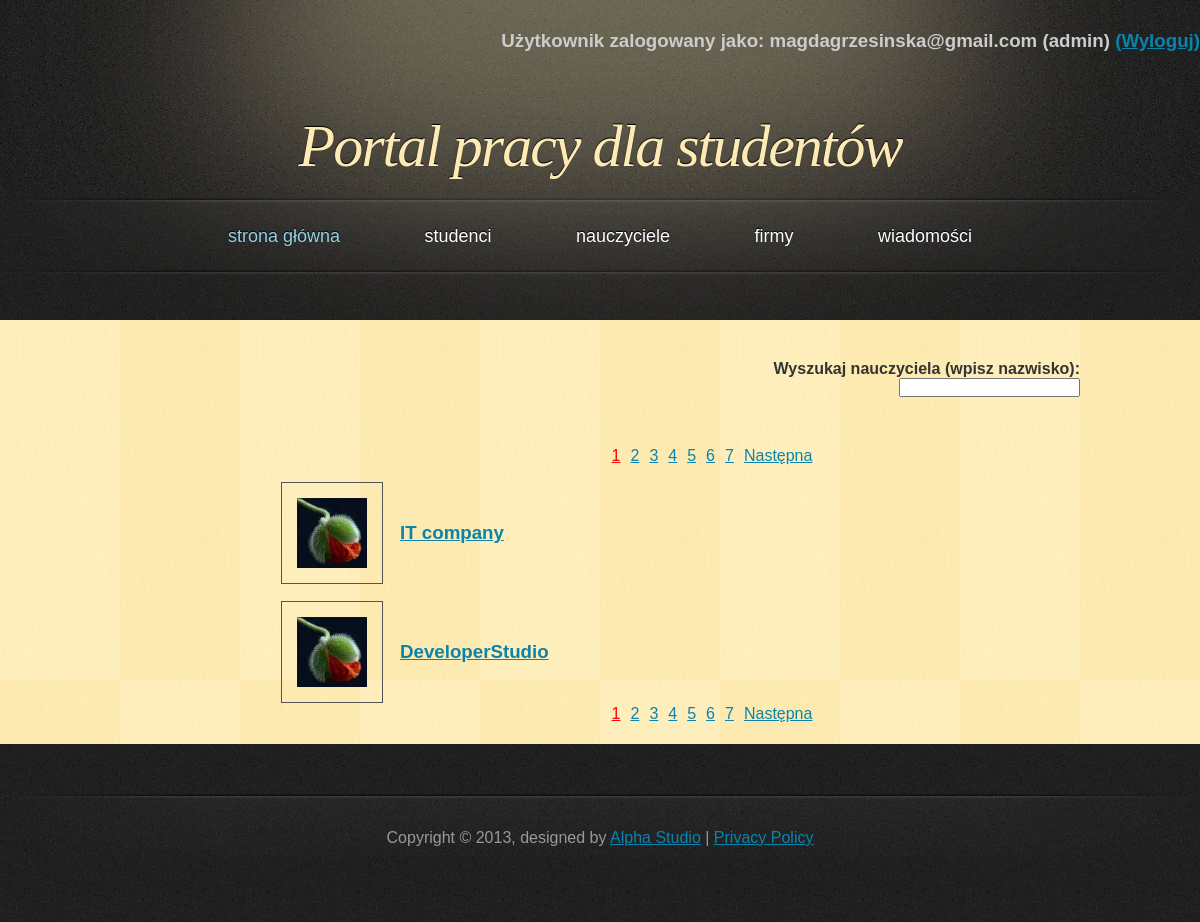
The app's page /PortalPracy/php/list_company.php (signed in) with its own data.
### tables this page shows
CREATE TABLE IF NOT EXISTS `company` (
  `company_id` int(11) NOT NULL AUTO_INCREMENT,
  `name` varchar(50) NOT NULL,
  `address` varchar(50) NOT NULL,
  `telephone` varchar(11) NOT NULL,
  `e_mail` varchar(50) NOT NULL,
  `password` varchar(100) NOT NULL,
  `active` tinyint(1) NOT NULL,
  `account_create_date` date NOT NULL,
  `photoname` varchar(30) NOT NULL,
  PRIMARY KEY (`company_id`)
);

### PortalPracy/php/classDatabase.php (called while the page is built, shortened)
<?php
class Database {
    private $db;
    function __construct() {
        $this->server = 'localhost';
        $this->user = 'root';
        $this->password = '';
        $this->basename = 'data_base';
        $this->db = new mysqli($this->server, $this->user, $this->password, $this->basename);
        if ($this->db->connect_error) {
            die('Blad polaczenia z baza danych (' . $this->db->connect_errno . ') ' . $this->db->connect_error);
        } else {
            $this->db->query("SET NAMES 'utf8'");
        }
    }
    function get_company_list($start, $onpage) {
        if ($result = $this->db->query("SELECT * FROM `company` LIMIT $start, $onpage")) {
            return $result;
        }
    }
    function get_company_number() {
        if ($result = $this->db->query("SELECT * FROM `company`")) {
            $all = $result->num_rows;
        }
        return $all;
    }
}

### PortalPracy/php/list_company.php (the view, shortened to what this page needs)
<!DOCTYPE html>
<html>
    <head>
        <link href="../css/style.css" rel="stylesheet" type="text/css" />
    </head>
    <body>
        <div id="header">
            <?php
            include_once 'classPage.php';
            $page = new Page;
            $page->dologinfo();
            ?>
            <h1><a href="index.php">Portal pracy dla studentów</a></h1>
        </div>
        <?php
        $page->domenu();
        ?>
        <div id="main">
            <div id="content">
                <?php
                if (isset($_SESSION['name'])) {
                    ?>
                    <div class="search">
                        <h4>Wyszukaj nauczyciela (wpisz nazwisko):</h4>
                        <form>
                            <span class='tooltips'><input type="text" onkeyup="show_hint(this.value, 'hint_teacher.php?q=')">
                            </span>
                        </form>
                    </div>
                    <?php
                    include_once 'classDatabase.php';
                    $db = new Database();
                    $onpage = 2;
                    $all = $db->get_company_number();
                    $start = $page->dopaging($onpage, $all, "list_company.php?");
                    echo "<table><tbody>";
                    $result = $db->get_company_list($start, $onpage);
                    while ($obj = $result->fetch_object()) {
                        echo "<tr>";
                        echo "<td><a href='profile_company.php?id=" . $obj->company_id . "'><img src='../galery_company/$obj->photoname' class='mini_photo'/></a></td>";
                        echo "<td><a href='profile_company.php?id=" . $obj->company_id . "'><h3>" . $obj->name . "</h3></a></td>";
                        echo "</tr>";
                    }
                    echo "</tbody></table>";
                } else {
                    echo "<h3>Aby zobaczyć listę firm, musisz się <a href='login.php'>zalogować</a></h3>";
                }
                ?>
            </div>
            <div id="sidebar">
            </div>
            <div class="clearing">&nbsp;</div>
        </div>
    </body>
</html>

### PortalPracy/css/style.css (style rules this page uses)
* { margin: 0; padding: 0; }
body { font: 16px "Trebuchet MS", Arial, Helvetica, sans-serif; color: #333333; background: #202020 url('../images/bg.jpg'); }
h1, h2 { font-family: Georgia, Times, serif; font-weight: normal; font-style: italic; }
h1 { font-size: 3em; letter-spacing: -2px; }
a { text-decoration: underline; color: #0A84AC; }
img { border: 1px solid #555555; }
#header, #menu, #footer { margin: 0 auto; width: 1200px; }
#header { height: 197px; background: #202020 url('../images/header.jpg'); }
#header h1 { font-size: 60px; text-align: center; text-shadow: 0px -1px 1px #000000; color: #FDEAB5; padding-top: 60px; }
#header h1 a { text-decoration: none; color: #FDEAB5; }
#main { width: 1120px; margin: 0 auto 50px auto; padding: 40px 40px 0 40px; background: #FEEBB2 url('../images/main.jpg'); }
#content { float: right; width: 80%; padding: 0 0 20px 0; }
#sidebar { float: left; width: 20%; padding: 0 0 20px 0; }
.clearing { clear: both; height: 1px; overflow: hidden; }
form { margin: 0; }
td { padding-left: 15px; padding-top: 15px; }
.mini_photo { width: 70px; height: 70px; padding: 15px; float: left; }
.search { text-align: right; margin: auto 80px 50px auto; }
span.tooltips { position: relative; display: inline; }

### records on screen
company: photoname (picture), name "IT company"
company: photoname (picture), name "DeveloperStudio"

### other values on screen
$_SESSION['name'] "magdagrzesinska@gmail.com"
$_SESSION['usertype'] "admin"
